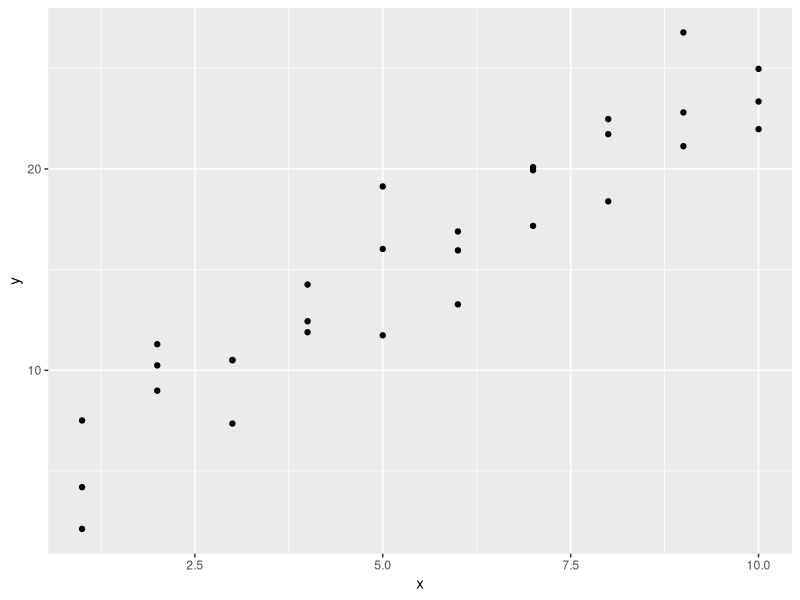
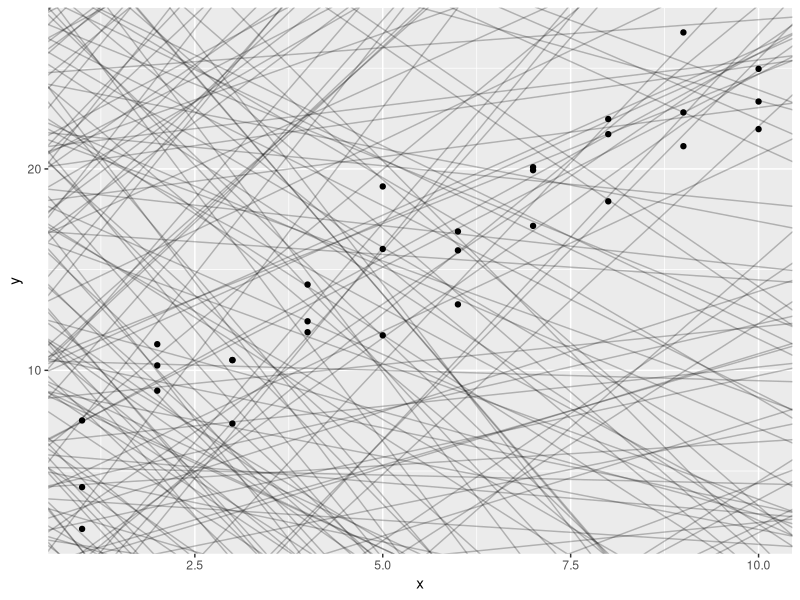
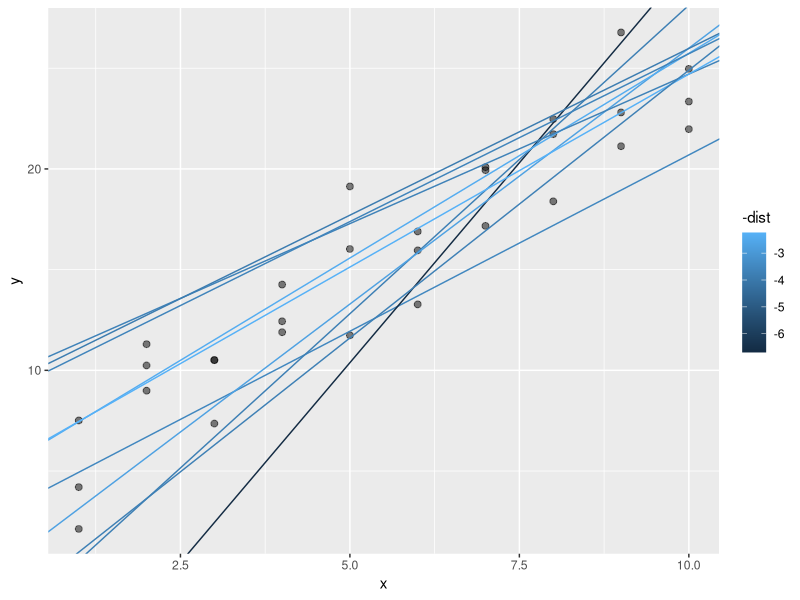
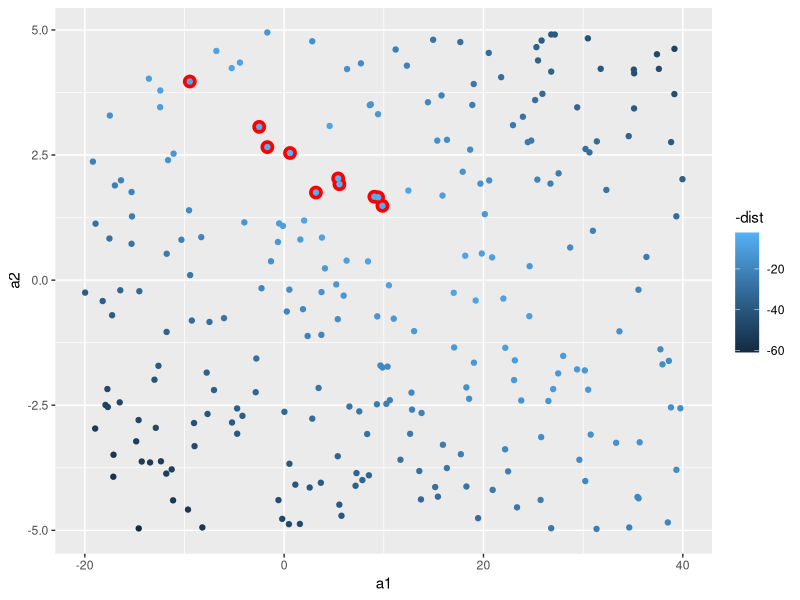
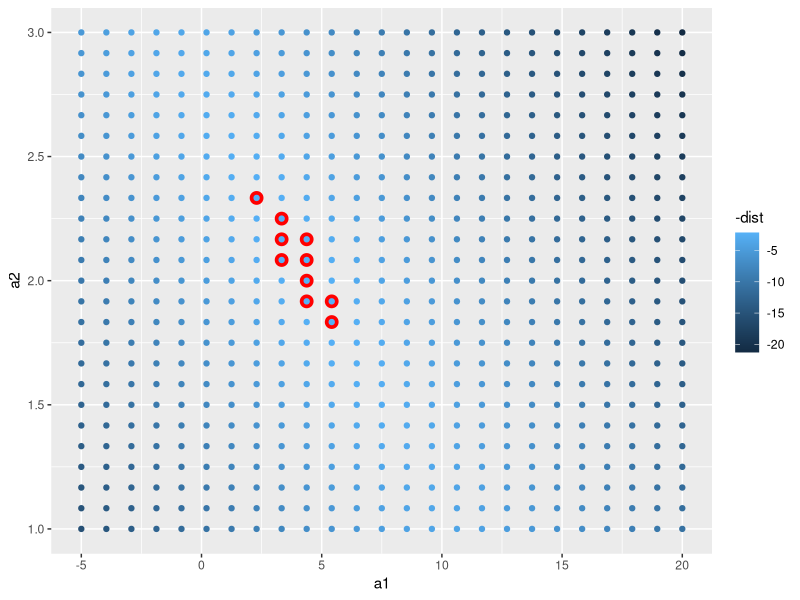
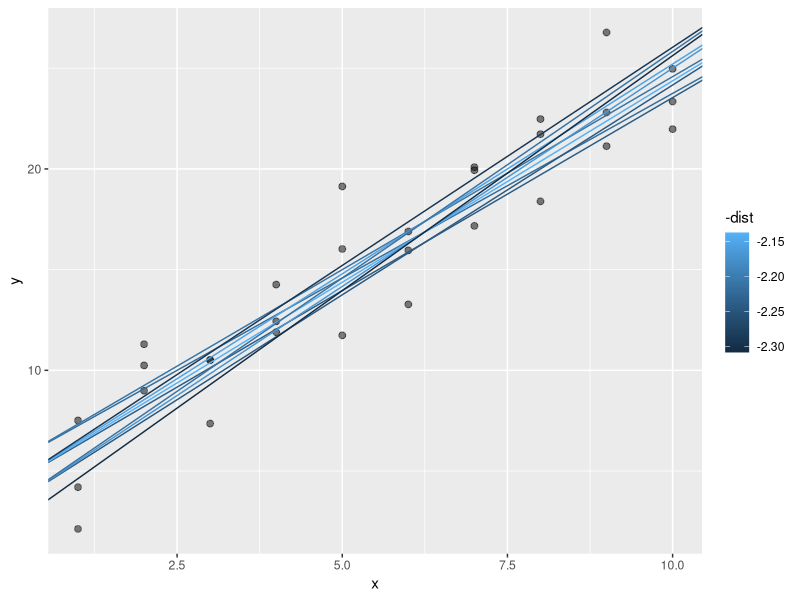
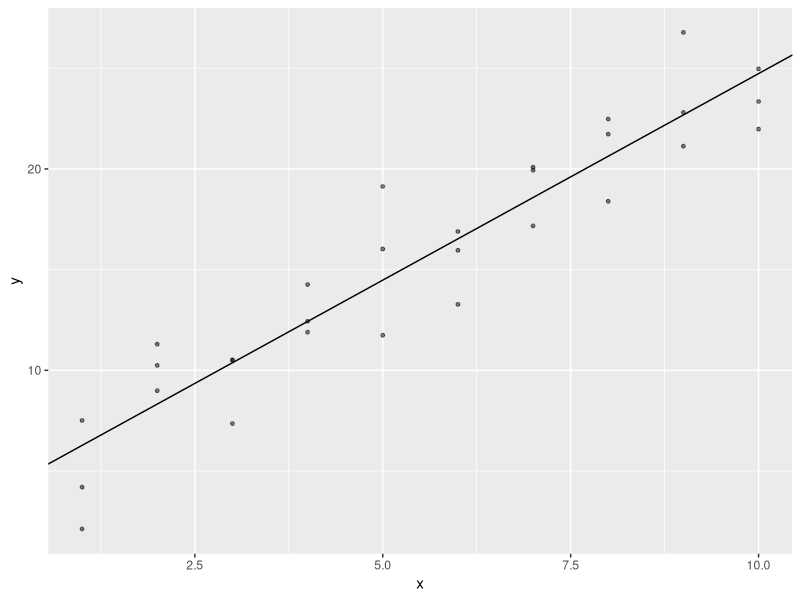
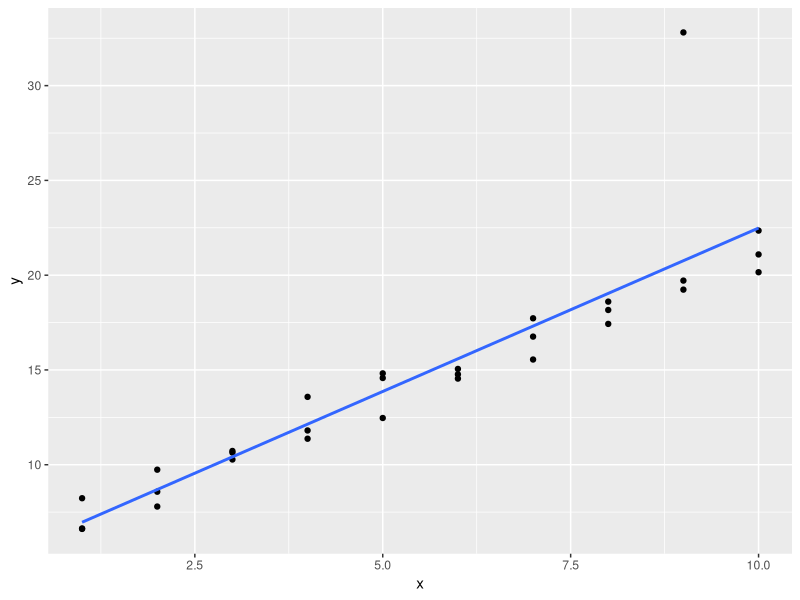

Write the R code that produced these figures, in order.

# source: https://r4ds.had.co.nz/model-basics.html


library(tidyverse)
library(modelr)

# NA's are not silently dropped
options(na.action = na.warn)



# A simple model ----------------------------------------------------------

data(sim1)

# sim1-data set
ggplot(data = sim1, aes(x = x, y = y)) +
  geom_point()



## random search ----------------------------------------------------------
# run mutiple linear models to get a feeling
models <- tibble(
  a1 = runif(n = 250, min = -20, max = 40),
  a2 = runif(n = 250, min = -5, max = 5)
)


ggplot(sim1, aes(x = x, y = y)) + 
  geom_abline(aes(intercept = a1, slope = a2),
              data = models,
              alpha = 0.25) + 
  geom_point()




# create model-prediction-function (turn model into a function)
model1 <- function(a, data) {
  
  # yhat = b0 + b1 * x
  a[1] + a[2] * data$x
}

# 7 and 1.5 are the parameters of the  1.model!
model1(c(7, 1.5), sim1)




# measure distance between yhat and y with one value
# => “root-mean-squared deviation”
# We compute the difference between actual (y)
# and predicted (yhat), square them, average them, 
# and the take the square root. 

measure_distance <- function(mod, data) {
  
  # difference = y - yhat (= b0 + b1 * x)
  diff <- data$y - model1(mod, data)
  
  # square differecnt, average it and take the square root
  sqrt(mean(diff^2))
}


measure_distance(c(7, 1.5), sim1)



# let's compute the difference for all 250 models above

sim1_dist <- function(a1, a2) {
  measure_distance(c(a1, a2), sim1)
}

# need a purrr-helper function because 
# our distance function expects the model 
# as a numeric vector of length 2.
models <- models %>% 
  mutate(dist = purrr::map2_dbl(a1, a2, sim1_dist))

View(models)


# plot the 10 best fitting models
ggplot(sim1, aes(x = x, y = y)) +
  geom_point(size = 2, alpha = 0.5) + 
  geom_abline(
    aes(intercept = a1, slope = a2, color = -dist),
    data = filter(models, rank(dist) <= 10)
  )


# or think of the models as data points (observations)
# again the best 10 are highlighted
ggplot() +
  geom_point(aes(x = a1, y = a2),
             size = 4, 
             color = "red",
             data = filter(models, rank(dist) <= 10)) + 
  geom_point(aes(x = a1, y = a2,
                 color = -dist),
             data = models)



## grid search ------------------------------------------------------------

# instead of fitting models randomly we could do it more 
# systematically

grid <- expand.grid(
  # range is picked from the top 10 models above...
  a1 = seq(-5, 20, length = 25),
  a2 = seq(1, 3, length = 25)
  ) %>% 
  mutate(dist = purrr::map2_dbl(a1, a2, sim1_dist))

grid %>% 
  ggplot(aes(x = a1, y = a2)) + 
  geom_point(data = filter(grid, rank(dist) <= 10),
             size = 4, 
             color = "red") + 
  geom_point(aes(color = -dist))


ggplot(sim1, aes(x = x, y = y)) + 
  geom_point(size = 2, alpha = 0.5) + 
  geom_abline(
    aes(intercept = a1, slope = a2, color = -dist),
    data = filter(grid, rank(dist) <= 10)
  )

# compare to random search => distances between y and yhat are much smaller!
# You could imagine iteratively making the grid finer and finer until
# you narrowed in on the best model. But there is an even better way...




## Newton-Raphson-search --------------------------------------------------
# numerical minimisation tool

best <- optim(c(0, 0), measure_distance, data = sim1)
best$par

# If you have a function that defines the distance between a model and a dataset, 
# an algorithm (optim()) that can minimise that distance by modifying the parameters 
# of the model, you can find the best model. The neat thing about this approach is 
# that it will work for any family of models that you can write an equation for.

ggplot(sim1, aes(x = x, y = y)) +
  geom_point(size = 1, alpha = 0.5) +
  geom_abline(intercept = best$par[1], slope = best$par[2])

# looks damn good!



## linear model -----------------------------------------------------------

# y = a_1 + a_2 * x_1 + a_3 * x_2 + ... a_n * x_(n-1)

sim1_mod <- lm(y ~ x, data = sim1)

coef(sim1_mod)

# These are exactly the same values we got with optim()! 
# Behind the scenes lm() doesn’t use optim() but instead 
# takes advantage of the mathematical structure of linear 
# models. Using some connections between geometry, 
# calculus, and linear algebra, lm() actually finds the 
# closest model in a single step, using a sophisticated 
# algorithm. This approach is both faster, and guarantees 
# that there is a global minimum.




## Exercises --------------------------------------------------------------

# 1)
# One downside of the linear model is that it is **sensitive** to 
# unusual values because the distance incorporates a squared 
# term. Fit a linear model to the simulated data below, and 
# visualise the results. Rerun a few times to generate different 
# simulated datasets. What do you notice about the model?


# student t-distribution
sim1a <- tibble(
  x = rep(1:10, each = 3),
  y = x * 1.5 + 6 + rt(length(x), df = 2)
  )


ggplot(sim1a, aes(x= x, y = y)) +
  geom_point() + 
  geom_smooth(method = "lm", se = FALSE)


# compare to normal distribution
sim1b <- tibble(
  x = rep(1:10, each = 3),
  y = x * 1.5 + 6 * rnorm(length(x), mean = 0, sd = 1)
  )
          

ggplot(sim1b, aes(x = x, y = y)) +
  geom_point() + 
  geom_smooth(method = "lm", se = FALSE)


# the probability to get outliers is higher with the students-t-distribution
# why?
# students-t-distribution has heavier tails than the normal distribution!
# probability for outliers ist higher!

tibble(
  x = seq(-5, 5, length.out = 5000),
  normal = dnorm(x, mean = 0, sd = 1),
  student_t = dt(x, df = 2)
) %>% 
  pivot_longer(cols = c(normal, student_t), 
               names_to = "distribution",
               values_to = "densitiy") %>% 
  ggplot(aes(x = x, y = densitiy, colour = distribution)) +
  geom_line()



# 2)
# One way to make linear models more robust is to use a different distance 
# measure. For example, instead of root-mean-squared distance, you could 
# use mean-absolute distance:

measure_distance_2 <- function(mod, data) {
  diff <- data$y - model1(mod, data)
  mean(abs(diff))
}


# Use optim() to fit this model to the simulated data above and compare 
# it to the linear model.


# Newton-Raphson search with measure_distance_2 (!)
newton_raphson_2 <- optim(c(0, 0), measure_distance_2, data = sim1a)
newton_raphson_2$par


ggplot(sim1a, aes(x = x, y = y)) +
  geom_point(size = 1, alpha = 0.5) +
  geom_abline(intercept = newton_raphson_2$par[1], slope = newton_raphson_2$par[2])


# linear model
linear_model <- lm(y ~ x, data = sim1a)
linear_model$coefficients

ggplot(sim1a, aes(x = x, y = y)) +
  geom_point(size = 1, alpha = 0.5) +
  geom_abline(intercept = linear_model$coefficients[1],
              slope = linear_model$coefficients[2])



# compare to measure_distance
newton_raphson <- optim(c(0, 0), measure_distance, data = sim1a)
newton_raphson$par

ggplot(sim1a, aes(x = x, y = y)) +
  geom_point(size = 1, alpha = 0.5) +
  geom_abline(intercept = newton_raphson$par[1], 
              slope = newton_raphson$par[2])


# compare the regression lines of the 3 models
# coefficients and regression line with measure_distance are the same as the lm-coefficients!
# measure_distance_2 is slightly different => calculated with another formula!





# Visualising models ------------------------------------------------------


## Predictions ------------------------------------------------------------

# predictors show us the pattern, the model has captured!

# take a look at the sim1 data again
View(sim1)


# create a grid
grid <- sim1 %>% 
  data_grid(x)

grid


# add predictions (1 perdiction per x-value)
grid <- grid %>% 
  add_predictions(sim1_mod)

grid


# plot => the predictors reduce the model (linear relationship between the data points)
ggplot() +
  geom_point(data = sim1, aes(x = x, y = y)) +
  geom_line(data = grid, aes(x = x, y = pred),
            color = "red")




## Residuals (flip side of predictors) ------------------------------------

# residuals tell you what the model has missed!
# residuals = y (observed values) - yhat (predicted values)

# we need the original data set to calculate the residuals!
sim1 <- sim1 %>% 
  add_residuals(sim1_mod)

sim1


# how spread are the residuals?
ggplot(sim1, aes(x = resid)) +
  geom_freqpoly(binwidth = 0.5)

# mean of the residuals will always be 0
mean(sim1$resid)

ggplot(sim1, aes(x = x, y = resid)) + 
  geom_ref_line(h = 0, colour = "red") +
  geom_point()


# Putting a reference line at zero for residuals is important because 
# good models (generally) should have residuals centered at zero, with 
# approximately the same variance (or distribution) over the support of x, 
# and no correlation. A zero reference line makes it easier to judge these 
# characteristics visually.




## Exercises  -------------------------------------------------------------

# Instead of using lm() to fit a straight line, you can use loess() to fit 
# a smooth curve. Repeat the process of model fitting, grid generation, 
# predictions, and visualization on sim1 using loess() instead of lm(). 
# How does the result compare to geom_smooth()?


sim1_loess <- loess(y ~ x, data = sim1)
sim1_lm <- lm(y ~ x, data = sim1)


sim1 <- sim1 %>% 
  add_residuals(sim1_lm) %>% 
  add_predictions(sim1_lm) %>% 
  add_residuals(sim1_loess, var = "resid_loess") %>% 
  add_predictions(sim1_loess, var = "pred_loess")


sim1

# plot predictors (loess)
ggplot(data = sim1, aes(x = x, y = y)) +
  geom_point() +
  geom_line(aes(x = x, y = pred_loess), color = "red", size = 1)

# NOTE: this is the default method of geom_smooth...
ggplot(data = sim1, aes(x = x, y = y)) +
  geom_point() +
  geom_smooth(se = FALSE)

# plot predictors (lm)
ggplot(data = sim1, aes(x = x, y = y)) +
  geom_point() + 
  geom_line(aes(x = x, y = pred), color = "red", size = 1)

# NOTE: this is another method of geom_smooth...
ggplot(data = sim1, aes(x = x, y = y)) +
  geom_point() + 
  geom_smooth(method = "lm", se = FALSE)


# compare the residuals (!)
ggplot(data = sim1) +
  geom_ref_line(h = 0, colour = "black") + 
  # lm
  geom_point(aes(x = x, y = resid), color = "red") +
  # loess 
  geom_point(aes(x = x, y = resid_loess), color = "blue")

# loess has in general smaller residuals within (!) the sample...




# Categorical variables ---------------------------------------------------


# Generating a function from a formula is straight forward when the predictor is 
# continuous, but things get a bit more complicated when the predictor is **categorical**. 
# Imagine you have a formula like y ~ sex, where sex could either be male or female. 
# It doesn’t make sense to convert that to a formula like y = x_0 + x_1 * sex because 
# sex isn’t a number - you can’t multiply it! Instead what R does is convert it to 
# y = x_0 + x_1 * sex_male where sex_male is one if sex is male and zero otherwise:

df <- tribble(
  ~ sex, ~ response,
  "male", 1,
  "female", 2,
  "male", 1
)

df

model_matrix(df, response ~ sex)

# **dummy-trap**
# You might wonder why R also doesn’t create a sexfemale column. The problem 
# is that would create a column that is perfectly predictable based on the 
# other columns (i.e. sexfemale = 1 - sexmale). Unfortunately the exact details 
# of why this is a problem is beyond the scope of this book, but basically it 
# creates a model family that is too flexible, and will have infinitely many 
# models that are equally close to the data.


# plot
data(sim2)
View(sim2)
ggplot(sim2, aes(x = x , y = y)) +
  geom_point()


# generate model
mod2 <- lm(y ~ x, data = sim2)

grid <- sim2 %>% 
  data_grid(x) %>% 
  # again one perditor per x value...
  add_predictions(mod2)

grid


# Effectively, a model with a categorical X-variable will predict 
# the mean value for each category!
# Why? Because the mean minimises the root-mean-squared distance!
ggplot(data = sim2, aes(x = x, y = y)) +
  geom_point() +
  geom_point(data = grid, aes(x = x, y = pred), 
             color = "red",
             size = 2)


# compare to the regression-output!
mod2
# xa is the reference category
# the coefficients tell you the difference between the mean values!
# for example if you switch form xa (mean = 1.15) to xb (mean = 8.12)
# the coefficient is 8.12 - 1.15 = 6.96
# etc.!


# Interactions (continuous and categorical) -------------------------------

data(sim3)

# what happens if you have a contonuous and a categorical predictors?
# lets take a look! x1 = continuous, x2 = categorical
ggplot(data = sim3, aes(x = x1, y = y)) +
  geom_point(aes(color = x2))


# 2 possible models
# 1. 
mod1 <- lm(y ~ x1 + x2, data = sim3)

# 2.
mod2 <- lm(y ~ x1 * x2, data = sim3)
# y ~ x1 * x2 is translated to y = a_0 + a_1 * x1 + a_2 * x2 + a_12 * x1 * x2
# Note that whenever you use *, both the interaction AND 
# the individual components are included in the model.


# visualise these two models
# create a data-grid
grid <- sim3 %>% 
  # now we need both variables!
  data_grid(x1, x2) %>% 
  # gather the predictions form both models in one step
  gather_predictions(mod1, mod2)


View(grid)


